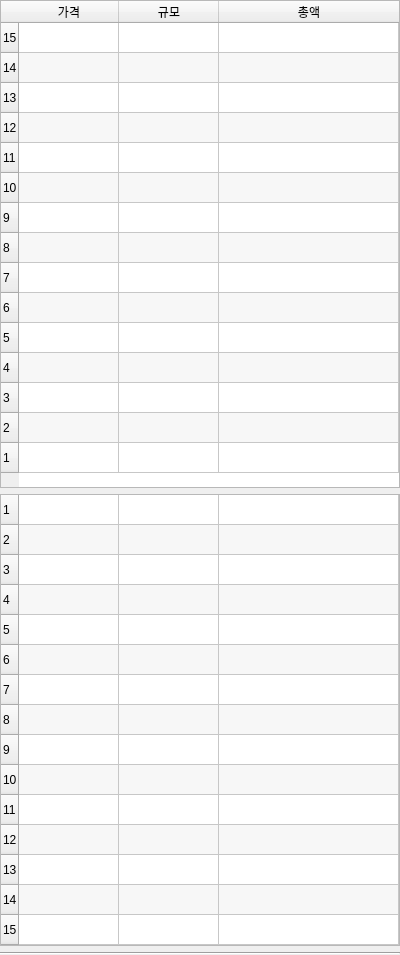
<?xml version="1.0" encoding="UTF-8"?>
<ui version="4.0">
 <class>Form</class>
 <widget class="QWidget" name="Form">
  <property name="geometry">
   <rect>
    <x>0</x>
    <y>0</y>
    <width>400</width>
    <height>942</height>
   </rect>
  </property>
  <property name="minimumSize">
   <size>
    <width>400</width>
    <height>0</height>
   </size>
  </property>
  <property name="windowTitle">
   <string>Form</string>
  </property>
  <layout class="QVBoxLayout" name="verticalLayout">
   <property name="leftMargin">
    <number>0</number>
   </property>
   <property name="topMargin">
    <number>0</number>
   </property>
   <property name="rightMargin">
    <number>0</number>
   </property>
   <property name="bottomMargin">
    <number>0</number>
   </property>
   <item>
    <widget class="QTableWidget" name="tableAsks">
     <property name="sizePolicy">
      <sizepolicy hsizetype="Minimum" vsizetype="Minimum">
       <horstretch>0</horstretch>
       <verstretch>0</verstretch>
      </sizepolicy>
     </property>
     <property name="minimumSize">
      <size>
       <width>400</width>
       <height>0</height>
      </size>
     </property>
     <property name="verticalScrollBarPolicy">
      <enum>Qt::ScrollBarAlwaysOff</enum>
     </property>
     <property name="sizeAdjustPolicy">
      <enum>QAbstractScrollArea::AdjustToContents</enum>
     </property>
     <property name="editTriggers">
      <set>QAbstractItemView::NoEditTriggers</set>
     </property>
     <property name="tabKeyNavigation">
      <bool>false</bool>
     </property>
     <property name="showDropIndicator" stdset="0">
      <bool>false</bool>
     </property>
     <property name="dragDropOverwriteMode">
      <bool>false</bool>
     </property>
     <property name="alternatingRowColors">
      <bool>true</bool>
     </property>
     <property name="rowCount">
      <number>15</number>
     </property>
     <property name="columnCount">
      <number>3</number>
     </property>
     <attribute name="horizontalHeaderVisible">
      <bool>true</bool>
     </attribute>
     <attribute name="horizontalHeaderStretchLastSection">
      <bool>true</bool>
     </attribute>
     <attribute name="verticalHeaderVisible">
      <bool>true</bool>
     </attribute>
     <attribute name="verticalHeaderCascadingSectionResizes">
      <bool>false</bool>
     </attribute>
     <attribute name="verticalHeaderStretchLastSection">
      <bool>false</bool>
     </attribute>
     <row>
      <property name="text">
       <string>15</string>
      </property>
     </row>
     <row>
      <property name="text">
       <string>14</string>
      </property>
     </row>
     <row>
      <property name="text">
       <string>13</string>
      </property>
     </row>
     <row>
      <property name="text">
       <string>12</string>
      </property>
     </row>
     <row>
      <property name="text">
       <string>11</string>
      </property>
     </row>
     <row>
      <property name="text">
       <string>10</string>
      </property>
     </row>
     <row>
      <property name="text">
       <string>9</string>
      </property>
     </row>
     <row>
      <property name="text">
       <string>8</string>
      </property>
     </row>
     <row>
      <property name="text">
       <string>7</string>
      </property>
     </row>
     <row>
      <property name="text">
       <string>6</string>
      </property>
     </row>
     <row>
      <property name="text">
       <string>5</string>
      </property>
     </row>
     <row>
      <property name="text">
       <string>4</string>
      </property>
     </row>
     <row>
      <property name="text">
       <string>3</string>
      </property>
     </row>
     <row>
      <property name="text">
       <string>2</string>
      </property>
     </row>
     <row>
      <property name="text">
       <string>1</string>
      </property>
     </row>
     <column>
      <property name="text">
       <string>가격</string>
      </property>
     </column>
     <column>
      <property name="text">
       <string>규모</string>
      </property>
     </column>
     <column>
      <property name="text">
       <string>총액</string>
      </property>
     </column>
     <item row="14" column="0">
      <property name="text">
       <string/>
      </property>
     </item>
    </widget>
   </item>
   <item>
    <widget class="QTableWidget" name="tableBids">
     <property name="sizePolicy">
      <sizepolicy hsizetype="Minimum" vsizetype="Minimum">
       <horstretch>0</horstretch>
       <verstretch>0</verstretch>
      </sizepolicy>
     </property>
     <property name="minimumSize">
      <size>
       <width>400</width>
       <height>0</height>
      </size>
     </property>
     <property name="verticalScrollBarPolicy">
      <enum>Qt::ScrollBarAlwaysOff</enum>
     </property>
     <property name="horizontalScrollBarPolicy">
      <enum>Qt::ScrollBarAlwaysOff</enum>
     </property>
     <property name="sizeAdjustPolicy">
      <enum>QAbstractScrollArea::AdjustToContents</enum>
     </property>
     <property name="editTriggers">
      <set>QAbstractItemView::NoEditTriggers</set>
     </property>
     <property name="tabKeyNavigation">
      <bool>false</bool>
     </property>
     <property name="showDropIndicator" stdset="0">
      <bool>false</bool>
     </property>
     <property name="dragDropOverwriteMode">
      <bool>false</bool>
     </property>
     <property name="alternatingRowColors">
      <bool>true</bool>
     </property>
     <property name="rowCount">
      <number>15</number>
     </property>
     <property name="columnCount">
      <number>3</number>
     </property>
     <attribute name="horizontalHeaderVisible">
      <bool>false</bool>
     </attribute>
     <attribute name="horizontalHeaderStretchLastSection">
      <bool>true</bool>
     </attribute>
     <row>
      <property name="text">
       <string>1</string>
      </property>
     </row>
     <row>
      <property name="text">
       <string>2</string>
      </property>
     </row>
     <row>
      <property name="text">
       <string>3</string>
      </property>
     </row>
     <row>
      <property name="text">
       <string>4</string>
      </property>
     </row>
     <row>
      <property name="text">
       <string>5</string>
      </property>
     </row>
     <row/>
     <row/>
     <row/>
     <row/>
     <row/>
     <row/>
     <row/>
     <row/>
     <row/>
     <row/>
     <column/>
     <column/>
     <column/>
    </widget>
   </item>
   <item>
    <widget class="Line" name="line">
     <property name="orientation">
      <enum>Qt::Horizontal</enum>
     </property>
    </widget>
   </item>
  </layout>
 </widget>
 <resources/>
 <connections/>
</ui>
